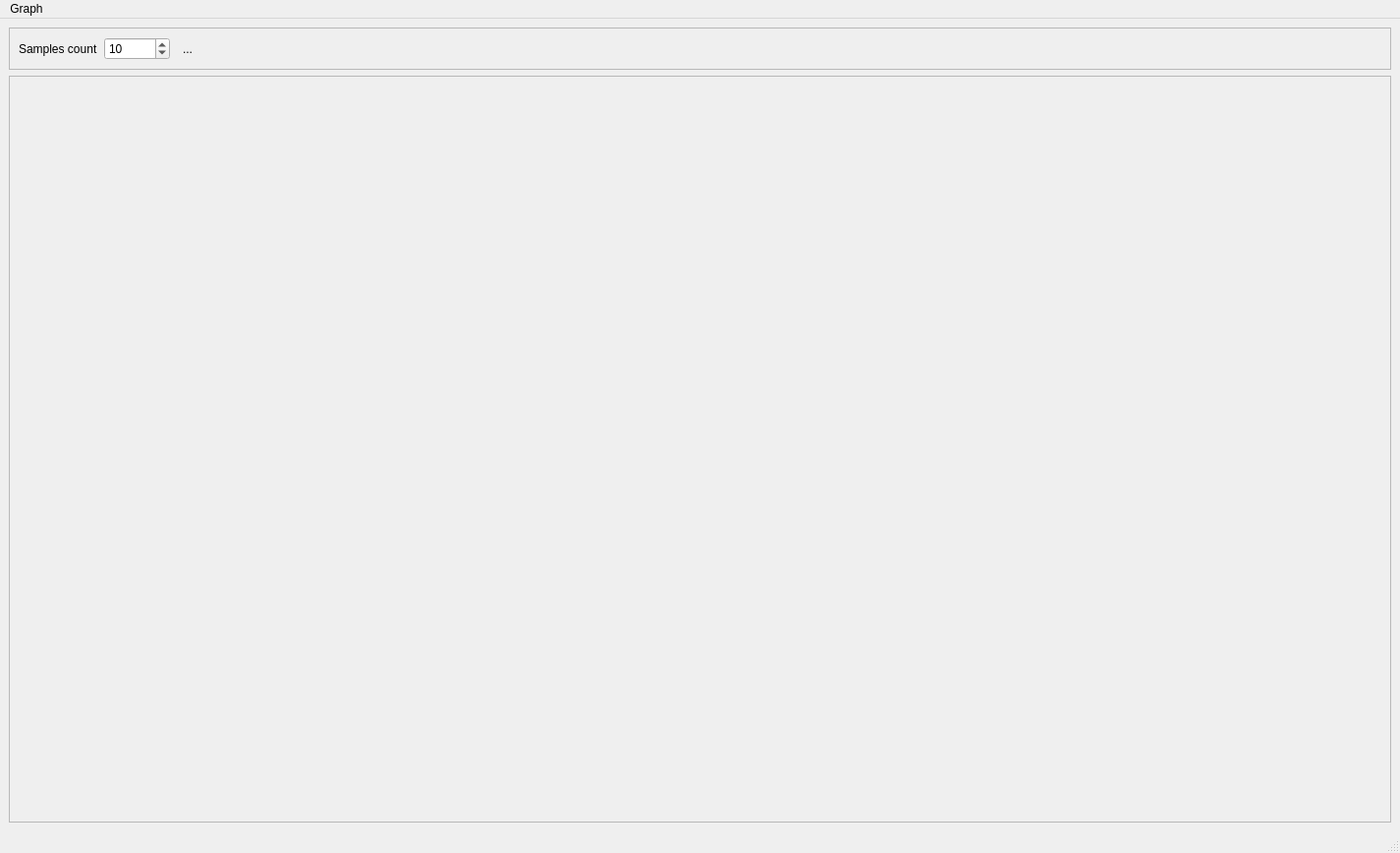
<?xml version="1.0" encoding="UTF-8"?>
<ui version="4.0">
 <class>MainWindow</class>
 <widget class="QMainWindow" name="MainWindow">
  <property name="geometry">
   <rect>
    <x>0</x>
    <y>0</y>
    <width>1425</width>
    <height>868</height>
   </rect>
  </property>
  <property name="windowTitle">
   <string>MainWindow</string>
  </property>
  <widget class="QWidget" name="centralwidget">
   <layout class="QVBoxLayout" name="verticalLayout">
    <item>
     <widget class="QFrame" name="frame">
      <property name="frameShape">
       <enum>QFrame::StyledPanel</enum>
      </property>
      <property name="frameShadow">
       <enum>QFrame::Raised</enum>
      </property>
      <layout class="QHBoxLayout" name="horizontalLayout">
       <item>
        <widget class="QLabel" name="label">
         <property name="text">
          <string>Samples count</string>
         </property>
        </widget>
       </item>
       <item>
        <widget class="QSpinBox" name="samplesCount">
         <property name="maximum">
          <number>1000000</number>
         </property>
         <property name="value">
          <number>10</number>
         </property>
        </widget>
       </item>
       <item>
        <widget class="QToolButton" name="btGenerateSamples">
         <property name="text">
          <string>...</string>
         </property>
         <property name="autoRaise">
          <bool>true</bool>
         </property>
        </widget>
       </item>
       <item>
        <spacer name="horizontalSpacer">
         <property name="orientation">
          <enum>Qt::Horizontal</enum>
         </property>
         <property name="sizeHint" stdset="0">
          <size>
           <width>40</width>
           <height>20</height>
          </size>
         </property>
        </spacer>
       </item>
      </layout>
     </widget>
    </item>
    <item>
     <widget class="shv::visu::timeline::GraphView" name="graphView">
      <property name="sizePolicy">
       <sizepolicy hsizetype="Expanding" vsizetype="Expanding">
        <horstretch>1</horstretch>
        <verstretch>0</verstretch>
       </sizepolicy>
      </property>
      <property name="widgetResizable">
       <bool>true</bool>
      </property>
      <widget class="QWidget" name="scrollAreaWidgetContents">
       <property name="geometry">
        <rect>
         <x>0</x>
         <y>0</y>
         <width>1405</width>
         <height>742</height>
        </rect>
       </property>
      </widget>
     </widget>
    </item>
   </layout>
  </widget>
  <widget class="QMenuBar" name="menubar">
   <property name="geometry">
    <rect>
     <x>0</x>
     <y>0</y>
     <width>1425</width>
     <height>26</height>
    </rect>
   </property>
   <widget class="QMenu" name="menuGraph">
    <property name="title">
     <string>Graph</string>
    </property>
    <addaction name="actionGenerate_sample_data"/>
   </widget>
   <addaction name="menuGraph"/>
  </widget>
  <widget class="QStatusBar" name="statusbar"/>
  <action name="actionGenerate_sample_data">
   <property name="icon">
    <iconset resource="../../../libshvvisu/images/images.qrc">
     <normaloff>:/shv/visu/images/media-play.svg</normaloff>:/shv/visu/images/media-play.svg</iconset>
   </property>
   <property name="text">
    <string>Generate sample data</string>
   </property>
  </action>
 </widget>
 <customwidgets>
  <customwidget>
   <class>shv::visu::timeline::GraphView</class>
   <extends>QScrollArea</extends>
   <header location="global">shv/visu/timeline/graphview.h</header>
   <container>1</container>
  </customwidget>
 </customwidgets>
 <resources>
  <include location="../../../libshvvisu/images/images.qrc"/>
 </resources>
 <connections/>
</ui>
